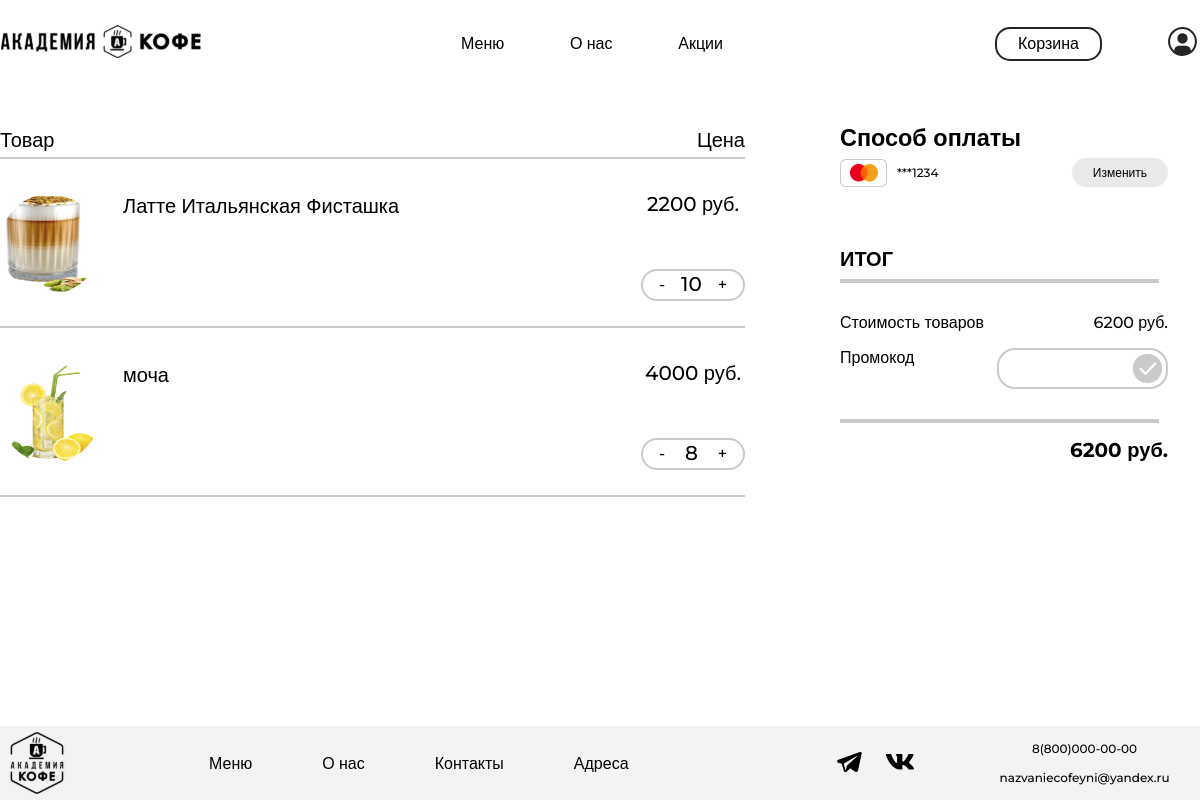
Screenshot of /cart/ (signed in) with the database file from the repository.
### academyCoffee/models.py (models this page shows, shortened)
class Basket(models.Model):
    user = models.ForeignKey(to=User, on_delete=models.CASCADE)
    product = models.ForeignKey(to=Product, on_delete=models.CASCADE)
    quantity = models.PositiveSmallIntegerField(default=0)
    created_timestamp = models.DateTimeField(auto_now_add=True)
    objects = BasketQuerySet.as_manager()
    def sum(self):
        return self.product.price * self.quantity

class Product(models.Model):
    name = models.CharField('Название', max_length=50)
    price = models.DecimalField(max_digits=7, decimal_places=0)
    stars = models.DecimalField(max_digits=5, decimal_places=1)
    image = models.ImageField(upload_to='products_images')
    category = models.ManyToManyField(ProductCategory)
    class Meta:
        verbose_name = 'Товар'
        verbose_name_plural = 'Товары'

### academyCoffee/views.py (the view)
# urls.py: path('cart/', views.cart, name='cart'),
def cart(request):
    context = {
        'title': "Корзина",
        'baskets': Basket.objects.filter(user=request.user)
    }
    return render(request, 'main/cart.html', context)

### academyCoffee/models.py (called while the page is built)
    def total_sum(self):
        return sum(basket.sum() for basket in self)

### academyCoffee/templates/main/cart.html (shortened to what this page needs)
{% extends 'main/base.html' %}
{% load static %}
{% block style %}
    <link rel="stylesheet" href="{% static 'cart/css/style.css' %}">
{% endblock %}
{% block content %}
    <main class="main">
        <div class="main-container">
            {% if baskets %}
                <div class="cart-content-container">
                    <div class="cart-titles-container">
                        <p class="cart-title">
                            Товар
                        </p>
                        <p class="cart-title">
                            Цена
                        </p>
                    </div>
                    <div class="cart-line"></div>
                    <ul class="cart-list">
                        {% for basket in baskets %}
                            <li class="cart-list-item">
                                <div class="cart-list-item-container">
                                    <div class="item-description">
                                        <img src="{{ basket.product.image.url }}" alt="{{ basket.product.name }}"
                                             width="100" height="100">
                                        <div class="item-description-text">
                                            <h3>{{ basket.product.name }}</h3>
                                        </div>
                                    </div>
                                    <div class="item-price">
                                        <p class="price">{{ basket.sum }} руб.</p>
                                        <div class="amount-button">
                                            <button><a class="btn btn-outline-success"
                                                       href="{% url 'basket_deletion' basket.product_id %}">-</a>
                                            </button>
                                            <p>{{ basket.quantity }}</p>
                                            <button><a class="btn btn-outline-success"
                                                       href="{% url 'basket_add' basket.product_id %}">+</a></button>
                                        </div>
                                    </div>
                                </div>
                                <div class="cart-line"></div>
                            </li>
                        {% endfor %}
                    </ul>
                </div>
            {% endif %}
            <div class="payment-container">
                <div class="payment-method">
                    <h3>Способ оплаты</h3>
                    <div class="chosen-method">
                        <img class="chosen-method-image" src="{% static 'cart/img/mastercard.png' %}" alt="MasterCard"
                             width="47" height="28">
                        <p>***1234</p>
                        <button>Изменить</button>
                    </div>
                </div>
                <div class="total-container">
                    <h3>
                        ИТОГ
                    </h3>
                    <div class="total-line-first"></div>
                    <div class="total-price">
                        <p>
                            Стоимость товаров
                        </p>
                        <p>
                            {{ baskets.total_sum }} руб.
                        </p>
                    </div>
                    <div class="promo-code">
                        <p>
                            Промокод
                        </p>
                        <div class="promo-code-area">
                            <label>
                                <input class="promo-code-input" rel="">
                                <button class="promo-code-button" rel="submit">
                                    <img src="{% static 'cart/img/check_mark.png' %}" width="18" height="13"
                                         alt="Применить">
                                </button>
                            </label>
                        </div>
                    </div>
                    <div class="total-line-last"></div>
                    <p id="final-price">{{ baskets.total_sum }} руб.</p>
                </div>
            </div>
        </div>
    </main>
{% endblock %}

### academyCoffee/static/base/css/base.css (style rules this page uses)
* { font-family: 'Montserrat', Arial, sans-serif; }
main { min-width: 1230px; margin: 0 auto auto; flex-grow: 1; }
html { scroll-behavior: smooth; }
p,h1,h2,h3,h4,h5,h6 { margin: 0; }
body { margin: 0 0 0 0; padding: 0; font-size: 20px; font-weight: 500; line-height: 20px; display: flex; flex-direction: column; justify-content: space-between; align-items: center; min-height: 100vh; }
a { color: black; text-decoration: none; }
ul { padding: 0; margin: 0; list-style: none; }

### academyCoffee/static/cart/css/style.css (style rules this page uses)
.main-container { display: flex; }
.cart-content-container { width: 745px; margin-right: 95px; }
.cart-titles-container { display: flex; justify-content: space-between; margin-bottom: 5px; }
.cart-title { font-weight: 500; font-size: 20px; line-height: 24px; margin: 0; }
.cart-line { border-top: 2px solid #CACACA; margin-bottom: 35px; }
.cart-list-item-container { display: flex; justify-content: space-between; margin-bottom: 25px; }
.item-description { display: flex; }
.item-description img { border-radius: 50px; margin-right: 23px; }
.item-description-text h3 { margin: 0 0 16px; font-weight: 500; font-size: 20px; line-height: 24px; }
.price { margin: 0 0 55px; text-align: center; }
.amount-button { width: 80px; display: flex; justify-content: space-between; border: 2px solid #CACACA; border-radius: 30px; padding: 3px 10px; }
.amount-button p { margin: 0; }
.amount-button button { font-weight: 500; font-size: 16px; line-height: 20px; border: none; background: none; }
.payment-container { width: 328px; }
.payment-method { margin-bottom: 60px; }
.payment-method h3 { margin: 0 0 10px; }
.chosen-method { display: flex; align-items: center; }
.chosen-method-image { display: block; margin-right: 10px; }
.chosen-method p { font-weight: 500; font-size: 12px; line-height: 15px; margin-right: auto; }
.chosen-method button { font-weight: 500; font-size: 12px; line-height: 15px; background: rgba(202, 202, 202, 0.41); padding: 7px 21px; border: none; border-radius: 15px; }
.total-container p { margin: 0; font-weight: 500; font-size: 16px; line-height: 20px; }
.total-container h3 { font-weight: 700; font-size: 20px; line-height: 24px; margin: 0 0 8px; }
.total-line-first { width: 315px; border: 2px solid #CACACA; margin-bottom: 30px; }
.total-price { display: flex; justify-content: space-between; margin-bottom: 15px; }
.promo-code { display: flex; justify-content: space-between; margin-bottom: 30px; }
.promo-code-area { width: 148px; border: 2px solid #CACACA; border-radius: 18px; padding: 4px 4px 4px 15px; }
.promo-code-area label { display: flex; justify-content: space-between; }
.promo-code-input { width: 100px; border: none; font-weight: 500; font-size: 20px; line-height: 24px; }
.promo-code-button { width: 29px; height: 29px; padding: 4px; background: #CACACA; border-radius: 14px; border: none; display: flex; justify-content: center; align-items: center; }
.promo-code-button img { display: block; }
.total-line-last { width: 315px; border: 2px solid #CACACA; margin-bottom: 15px; }
#final-price { font-weight: 700; font-size: 20px; line-height: 24px; text-align: right; }

### rows the page displays
Basket: product.image (picture), product.name "Латте Итальянская Фисташка", sum "2200", quantity "10", total_sum "6200"
Basket: product.image (picture), product.name "моча", sum "4000", quantity "8"
